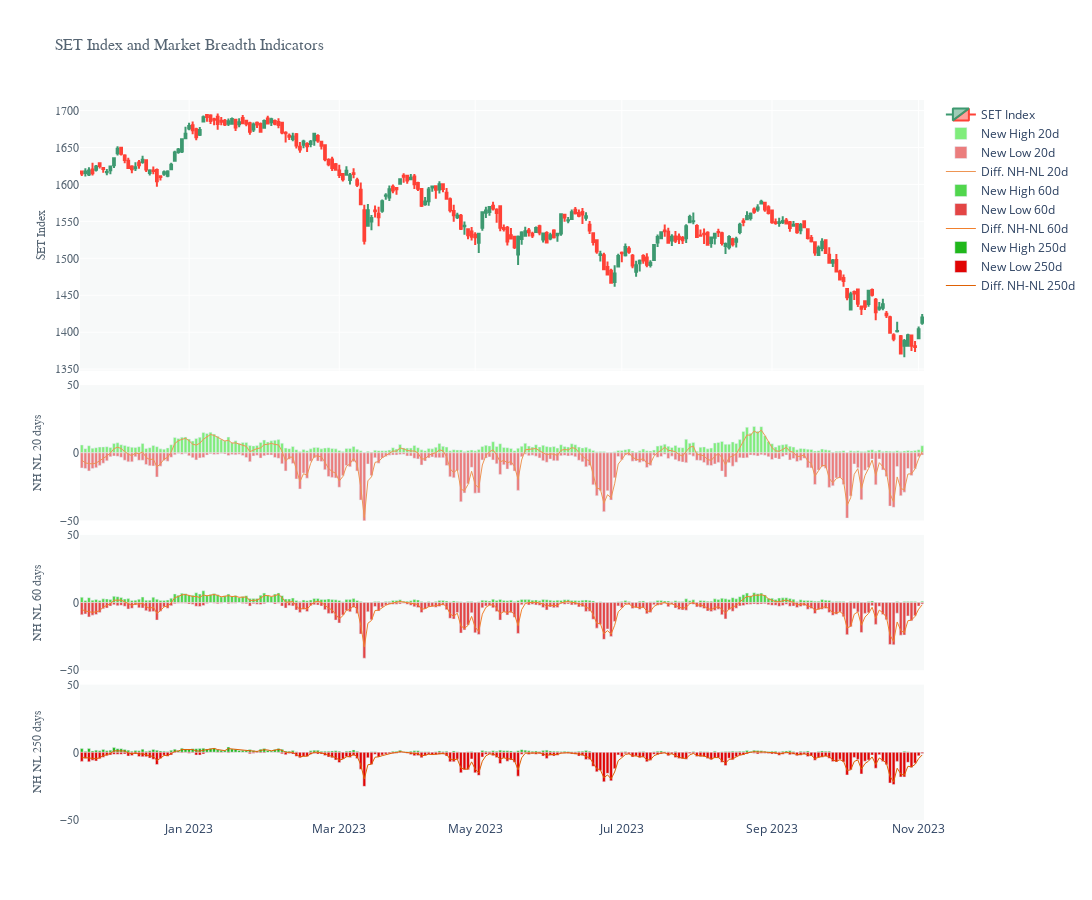

Notebook cell for this chart:
### Markdown cell above
<h6><b>SET Index, New High and New Low</b></h6>

### Code cell
# Create a date range from the start date to the end date
dt_all = pd.date_range(start=SET_Index['Date'].iloc[0], end=SET_Index['Date'].iloc[-1])

# Retrieve the dates that are in the original dataset
dt_obs = [d for d in pd.to_datetime(SET_Index['Date'])]

# Define dates with missing values
dt_breaks = [d.strftime("%Y-%m-%d") for d in dt_all if d not in dt_obs]

# Create a subplot figure with three rows and one column
fig1 = make_subplots(rows=4, cols=1, shared_xaxes=True, vertical_spacing=0.02, row_heights=[0.4, 0.2, 0.2, 0.2])

# Plot SET Index on the first row
fig1.add_trace(go.Candlestick(x=SET_Index['Date'],
                            open=SET_Index['Open'],
                            high=SET_Index['High'],
                            low=SET_Index['Low'],
                            close=SET_Index['Close'],
                            name='SET Index'))

# Plot New High and New Low 20 days on the second row
fig1.add_trace(go.Bar(name="New High 20d", 
                      x=SET_Index['Date'], y=SET_Index['NH20'], 
                      marker_color='#80ED7C'),
              row=2, col=1)
fig1.add_trace(go.Bar(name="New Low 20d", 
                      x=SET_Index['Date'], y=(-1)*SET_Index['NL20'], 
                      marker_color='#EB7D7D'),
              row=2, col=1)
fig1.update_layout(barmode='relative')
fig1.add_trace(go.Scatter(name='Diff. NH-NL 20d',
                          x=SET_Index['Date'], y=getEMA((SET_Index['NH20'] - SET_Index['NL20']), 2),
                          mode='lines', line=dict(color='#EE9554', width=1)),
               row=2, col=1)

# Plot New High and New Low 60 days on the third row
fig1.add_trace(go.Bar(name="New High 60d", 
                      x=SET_Index['Date'], y=SET_Index['NH60'], 
                      marker_color='#51D64D'),
              row=3, col=1)
fig1.add_trace(go.Bar(name="New Low 60d", 
                      x=SET_Index['Date'], y=(-1)*SET_Index['NL60'], 
                      marker_color='#E34545'),
              row=3, col=1)
fig1.update_layout(barmode='relative')
fig1.add_trace(go.Scatter(name='Diff. NH-NL 60d',
                          x=SET_Index['Date'], y=getEMA((SET_Index['NH60'] - SET_Index['NL60']), 2),
                          mode='lines', line=dict(color='#F1802D', width=1)),
               row=3, col=1)


# Plot New High and New Low 250 days on the third row
fig1.add_trace(go.Bar(name="New High 250d", 
                      x=SET_Index['Date'], y=SET_Index['NH250'], 
                      marker_color='#20B71B'),
              row=4, col=1)
fig1.add_trace(go.Bar(name="New Low 250d", 
                      x=SET_Index['Date'], y=(-1)*SET_Index['NL250'], 
                      marker_color='#E10404'),
              row=4, col=1)
fig1.update_layout(barmode='relative')
fig1.add_trace(go.Scatter(name='Diff. NH-NL 250d',
                          x=SET_Index['Date'], y=getEMA((SET_Index['NH250'] - SET_Index['NL250']), 2),
                          mode='lines', line=dict(color='#DF6104', width=1)),
               row=4, col=1)

# Update layout
fig1.update_layout(height=900, width=1200, 
                   showlegend=False, xaxis_rangeslider_visible=False, 
                   plot_bgcolor="#F7F9F9")

# Hide dates with no values
fig1.update_xaxes(rangebreaks=[dict(values=dt_breaks)])

# Update y-axis titles and fonts
fig1.update_yaxes(title_text="SET Index", 
                  title_font=dict(size=12, family='Arial', color='#566573'), 
                  tickfont=dict(size=12, family='Arial', color='#566573'), 
                  title_standoff=6, row=1, col=1)

fig1.update_yaxes(title_text="NH NL 20 days", 
                  range=[-50, 50], tickmode='array', tickvals=(-50, 50, 0),
                  title_font=dict(size=12, family='Arial', color='#566573'), 
                  tickfont=dict(size=12, family='Arial', color='#566573'), 
                  title_standoff=15, row=2, col=1)

fig1.update_yaxes(title_text="NH NL 60 days", 
                  range=[-50, 50], tickmode='array', tickvals=(-50, 50, 0),
                  title_font=dict(size=12, family='Arial', color='#566573'), 
                  tickfont=dict(size=12, family='Arial', color='#566573'), 
                  title_standoff=15, row=3, col=1)

fig1.update_yaxes(title_text="NH NL 250 days", 
                  range=[-50, 50], tickmode='array', tickvals=(-50, 50, 0),
                  title_font=dict(size=12, family='Arial', color='#566573'), 
                  tickfont=dict(size=12, family='Arial', color='#566573'), 
                  title_standoff=15, row=4, col=1)

# Update x-axis label
fig1.update_xaxes(title_font=dict(size=16, family='Arial', color='#566573'), 
                  row=3, col=1)

# Update the overall layout title
fig1.update_layout(title='SET Index and Market Breadth Indicators', 
                   title_font=dict(size=16, family='Arial', color='#566573'), 
                   showlegend=True)

# Set the date range
start_date = dt.datetime.today() - dt.timedelta(300)
end_date = dt.datetime.today() + dt.timedelta(hours=7)
fig1.update_layout(xaxis_range=[start_date, end_date])

### Figure 1 — Plotly figure (JSON) as saved in the notebook; plotly's stock layout.template omitted (floating-point values rounded to 4 significant figures; data arrays with more than 128 entries replaced by an {"elided": "..."} marker saying what was removed)
{"data": [{"close": {"elided": "236 float values"}, "high": {"elided": "236 float values"}, "low": {"elided": "236 float values"}, "name": "SET Index", "open": {"elided": "236 float values"}, "type": "candlestick", "x": {"elided": "236 str values"}}, {"marker": {"color": "#80ED7C"}, "name": "New High 20d", "type": "bar", "x": {"elided": "236 str values"}, "xaxis": "x2", "y": {"elided": "236 float values"}, "yaxis": "y2"}, {"marker": {"color": "#EB7D7D"}, "name": "New Low 20d", "type": "bar", "x": {"elided": "236 str values"}, "xaxis": "x2", "y": {"elided": "236 float values"}, "yaxis": "y2"}, {"line": {"color": "#EE9554", "width": 1}, "mode": "lines", "name": "Diff. NH-NL 20d", "type": "scatter", "x": {"elided": "236 str values"}, "xaxis": "x2", "y": {"elided": "236 float values"}, "yaxis": "y2"}, {"marker": {"color": "#51D64D"}, "name": "New High 60d", "type": "bar", "x": {"elided": "236 str values"}, "xaxis": "x3", "y": {"elided": "236 float values"}, "yaxis": "y3"}, {"marker": {"color": "#E34545"}, "name": "New Low 60d", "type": "bar", "x": {"elided": "236 str values"}, "xaxis": "x3", "y": {"elided": "236 float values"}, "yaxis": "y3"}, {"line": {"color": "#F1802D", "width": 1}, "mode": "lines", "name": "Diff. NH-NL 60d", "type": "scatter", "x": {"elided": "236 str values"}, "xaxis": "x3", "y": {"elided": "236 float values"}, "yaxis": "y3"}, {"marker": {"color": "#20B71B"}, "name": "New High 250d", "type": "bar", "x": {"elided": "236 str values"}, "xaxis": "x4", "y": {"elided": "236 float values"}, "yaxis": "y4"}, {"marker": {"color": "#E10404"}, "name": "New Low 250d", "type": "bar", "x": {"elided": "236 str values"}, "xaxis": "x4", "y": {"elided": "236 float values"}, "yaxis": "y4"}, {"line": {"color": "#DF6104", "width": 1}, "mode": "lines", "name": "Diff. NH-NL 250d", "type": "scatter", "x": {"elided": "236 str values"}, "xaxis": "x4", "y": {"elided": "236 float values"}, "yaxis": "y4"}], "layout": {"barmode": "relative", "height": 900, "plot_bgcolor": "#F7F9F9", "showlegend": true, "title": {"font": {"color": "#566573", "family": "Arial", "size": 16}, "text": "SET Index and Market Breadth Indicators"}, "width": 1200, "xaxis": {"anchor": "y", "domain": [0, 1], "matches": "x4", "range": ["2023-01-08T09:30:00.667270", "2023-11-04T16:30:00.667270"], "rangebreaks": [{"values": ["2022-11-19", "2022-11-20", "2022-11-26", "2022-11-27", "2022-12-03", "2022-12-04", "2022-12-05", "2022-12-10", "2022-12-11", "2022-12-12", "2022-12-17", "2022-12-18", "2022-12-24", "2022-12-25", "2022-12-31", "2023-01-01", "2023-01-02", "2023-01-07", "2023-01-08", "2023-01-14", "2023-01-15", "2023-01-21", "2023-01-22", "2023-01-28", "2023-01-29", "2023-02-04", "2023-02-05", "2023-02-11", "2023-02-12", "2023-02-18", "2023-02-19", "2023-02-25", "2023-02-26", "2023-03-04", "2023-03-05", "2023-03-06", "2023-03-11", "2023-03-12", "2023-03-18", "2023-03-19", "2023-03-25", "2023-03-26", "2023-04-01", "2023-04-02", "2023-04-06", "2023-04-08", "2023-04-09", "2023-04-13", "2023-04-14", "2023-04-15", "2023-04-16", "2023-04-22", "2023-04-23", "2023-04-29", "2023-04-30", "2023-05-01", "2023-05-04", "2023-05-05", "2023-05-06", "2023-05-07", "2023-05-13", "2023-05-14", "2023-05-20", "2023-05-21", "2023-05-27", "2023-05-28", "2023-06-03", "2023-06-04", "2023-06-05", "2023-06-10", "2023-06-11", "2023-06-17", "2023-06-18", "2023-06-24", "2023-06-25", "2023-07-01", "2023-07-02", "2023-07-08", "2023-07-09", "2023-07-15", "2023-07-16", "2023-07-22", "2023-07-23", "2023-07-28", "2023-07-29", "2023-07-30", "2023-08-01", "2023-08-05", "2023-08-06", "2023-08-12", "2023-08-13", "2023-08-14", "2023-08-19", "2023-08-20", "2023-08-26", "2023-08-27", "2023-09-02", "2023-09-03", "2023-09-09", "2023-09-10", "2023-09-16", "2023-09-17", "2023-09-23", "2023-09-24", "2023-09-30", "2023-10-01", "2023-10-07", "2023-10-08", "2023-10-13", "2023-10-14", "2023-10-15", "2023-10-21", "2023-10-22", "2023-10-23", "2023-10-28", "2023-10-29"]}], "rangeslider": {"visible": false}, "showticklabels": false}, "xaxis2": {"anchor": "y2", "domain": [0, 1], "matches": "x4", "rangebreaks": [{"values": ["2022-11-19", "2022-11-20", "2022-11-26", "2022-11-27", "2022-12-03", "2022-12-04", "2022-12-05", "2022-12-10", "2022-12-11", "2022-12-12", "2022-12-17", "2022-12-18", "2022-12-24", "2022-12-25", "2022-12-31", "2023-01-01", "2023-01-02", "2023-01-07", "2023-01-08", "2023-01-14", "2023-01-15", "2023-01-21", "2023-01-22", "2023-01-28", "2023-01-29", "2023-02-04", "2023-02-05", "2023-02-11", "2023-02-12", "2023-02-18", "2023-02-19", "2023-02-25", "2023-02-26", "2023-03-04", "2023-03-05", "2023-03-06", "2023-03-11", "2023-03-12", "2023-03-18", "2023-03-19", "2023-03-25", "2023-03-26", "2023-04-01", "2023-04-02", "2023-04-06", "2023-04-08", "2023-04-09", "2023-04-13", "2023-04-14", "2023-04-15", "2023-04-16", "2023-04-22", "2023-04-23", "2023-04-29", "2023-04-30", "2023-05-01", "2023-05-04", "2023-05-05", "2023-05-06", "2023-05-07", "2023-05-13", "2023-05-14", "2023-05-20", "2023-05-21", "2023-05-27", "2023-05-28", "2023-06-03", "2023-06-04", "2023-06-05", "2023-06-10", "2023-06-11", "2023-06-17", "2023-06-18", "2023-06-24", "2023-06-25", "2023-07-01", "2023-07-02", "2023-07-08", "2023-07-09", "2023-07-15", "2023-07-16", "2023-07-22", "2023-07-23", "2023-07-28", "2023-07-29", "2023-07-30", "2023-08-01", "2023-08-05", "2023-08-06", "2023-08-12", "2023-08-13", "2023-08-14", "2023-08-19", "2023-08-20", "2023-08-26", "2023-08-27", "2023-09-02", "2023-09-03", "2023-09-09", "2023-09-10", "2023-09-16", "2023-09-17", "2023-09-23", "2023-09-24", "2023-09-30", "2023-10-01", "2023-10-07", "2023-10-08", "2023-10-13", "2023-10-14", "2023-10-15", "2023-10-21", "2023-10-22", "2023-10-23", "2023-10-28", "2023-10-29"]}], "showticklabels": false}, "xaxis3": {"anchor": "y3", "domain": [0, 1], "matches": "x4", "rangebreaks": [{"values": ["2022-11-19", "2022-11-20", "2022-11-26", "2022-11-27", "2022-12-03", "2022-12-04", "2022-12-05", "2022-12-10", "2022-12-11", "2022-12-12", "2022-12-17", "2022-12-18", "2022-12-24", "2022-12-25", "2022-12-31", "2023-01-01", "2023-01-02", "2023-01-07", "2023-01-08", "2023-01-14", "2023-01-15", "2023-01-21", "2023-01-22", "2023-01-28", "2023-01-29", "2023-02-04", "2023-02-05", "2023-02-11", "2023-02-12", "2023-02-18", "2023-02-19", "2023-02-25", "2023-02-26", "2023-03-04", "2023-03-05", "2023-03-06", "2023-03-11", "2023-03-12", "2023-03-18", "2023-03-19", "2023-03-25", "2023-03-26", "2023-04-01", "2023-04-02", "2023-04-06", "2023-04-08", "2023-04-09", "2023-04-13", "2023-04-14", "2023-04-15", "2023-04-16", "2023-04-22", "2023-04-23", "2023-04-29", "2023-04-30", "2023-05-01", "2023-05-04", "2023-05-05", "2023-05-06", "2023-05-07", "2023-05-13", "2023-05-14", "2023-05-20", "2023-05-21", "2023-05-27", "2023-05-28", "2023-06-03", "2023-06-04", "2023-06-05", "2023-06-10", "2023-06-11", "2023-06-17", "2023-06-18", "2023-06-24", "2023-06-25", "2023-07-01", "2023-07-02", "2023-07-08", "2023-07-09", "2023-07-15", "2023-07-16", "2023-07-22", "2023-07-23", "2023-07-28", "2023-07-29", "2023-07-30", "2023-08-01", "2023-08-05", "2023-08-06", "2023-08-12", "2023-08-13", "2023-08-14", "2023-08-19", "2023-08-20", "2023-08-26", "2023-08-27", "2023-09-02", "2023-09-03", "2023-09-09", "2023-09-10", "2023-09-16", "2023-09-17", "2023-09-23", "2023-09-24", "2023-09-30", "2023-10-01", "2023-10-07", "2023-10-08", "2023-10-13", "2023-10-14", "2023-10-15", "2023-10-21", "2023-10-22", "2023-10-23", "2023-10-28", "2023-10-29"]}], "showticklabels": false, "title": {"font": {"color": "#566573", "family": "Arial", "size": 16}}}, "xaxis4": {"anchor": "y4", "domain": [0, 1], "rangebreaks": [{"values": ["2022-11-19", "2022-11-20", "2022-11-26", "2022-11-27", "2022-12-03", "2022-12-04", "2022-12-05", "2022-12-10", "2022-12-11", "2022-12-12", "2022-12-17", "2022-12-18", "2022-12-24", "2022-12-25", "2022-12-31", "2023-01-01", "2023-01-02", "2023-01-07", "2023-01-08", "2023-01-14", "2023-01-15", "2023-01-21", "2023-01-22", "2023-01-28", "2023-01-29", "2023-02-04", "2023-02-05", "2023-02-11", "2023-02-12", "2023-02-18", "2023-02-19", "2023-02-25", "2023-02-26", "2023-03-04", "2023-03-05", "2023-03-06", "2023-03-11", "2023-03-12", "2023-03-18", "2023-03-19", "2023-03-25", "2023-03-26", "2023-04-01", "2023-04-02", "2023-04-06", "2023-04-08", "2023-04-09", "2023-04-13", "2023-04-14", "2023-04-15", "2023-04-16", "2023-04-22", "2023-04-23", "2023-04-29", "2023-04-30", "2023-05-01", "2023-05-04", "2023-05-05", "2023-05-06", "2023-05-07", "2023-05-13", "2023-05-14", "2023-05-20", "2023-05-21", "2023-05-27", "2023-05-28", "2023-06-03", "2023-06-04", "2023-06-05", "2023-06-10", "2023-06-11", "2023-06-17", "2023-06-18", "2023-06-24", "2023-06-25", "2023-07-01", "2023-07-02", "2023-07-08", "2023-07-09", "2023-07-15", "2023-07-16", "2023-07-22", "2023-07-23", "2023-07-28", "2023-07-29", "2023-07-30", "2023-08-01", "2023-08-05", "2023-08-06", "2023-08-12", "2023-08-13", "2023-08-14", "2023-08-19", "2023-08-20", "2023-08-26", "2023-08-27", "2023-09-02", "2023-09-03", "2023-09-09", "2023-09-10", "2023-09-16", "2023-09-17", "2023-09-23", "2023-09-24", "2023-09-30", "2023-10-01", "2023-10-07", "2023-10-08", "2023-10-13", "2023-10-14", "2023-10-15", "2023-10-21", "2023-10-22", "2023-10-23", "2023-10-28", "2023-10-29"]}]}, "yaxis": {"anchor": "x", "domain": [0.624, 1], "tickfont": {"color": "#566573", "family": "Arial", "size": 12}, "title": {"font": {"color": "#566573", "family": "Arial", "size": 12}, "standoff": 6, "text": "SET Index"}}, "yaxis2": {"anchor": "x2", "domain": [0.416, 0.604], "range": [-50, 50], "tickfont": {"color": "#566573", "family": "Arial", "size": 12}, "tickmode": "array", "tickvals": [-50, 50, 0], "title": {"font": {"color": "#566573", "family": "Arial", "size": 12}, "standoff": 15, "text": "NH NL 20 days"}}, "yaxis3": {"anchor": "x3", "domain": [0.208, 0.396], "range": [-50, 50], "tickfont": {"color": "#566573", "family": "Arial", "size": 12}, "tickmode": "array", "tickvals": [-50, 50, 0], "title": {"font": {"color": "#566573", "family": "Arial", "size": 12}, "standoff": 15, "text": "NH NL 60 days"}}, "yaxis4": {"anchor": "x4", "domain": [0, 0.188], "range": [-50, 50], "tickfont": {"color": "#566573", "family": "Arial", "size": 12}, "tickmode": "array", "tickvals": [-50, 50, 0], "title": {"font": {"color": "#566573", "family": "Arial", "size": 12}, "standoff": 15, "text": "NH NL 250 days"}}}}
